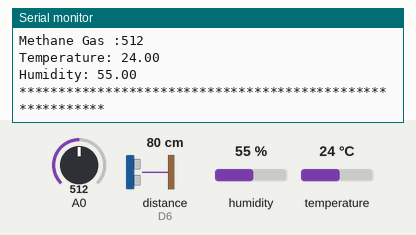
Recording of a sketch running on a simulated ESP8266 (NodeMCU). Shown: the last lines printed to the serial monitor. Wiring (inferred from the names in the program): ultrasonic range finder: trigger D7; echo D6. The inputs (shaded band) are chosen by the test bench; at power-on: distance to the obstacle (sensor on D6) 80 cm, humidity 55 %, A0 = 512, temperature 24 °C. The echo pulse lasts 58.3 µs per cm; WiFi joins after 1.5 s; servers stay silent unless stated.

Above: at 2.8 s.
2.9 s: distance to the obstacle (sensor on D6) set to 2 cm
10.2 s: humidity set to 22 %
At 17.2 s:
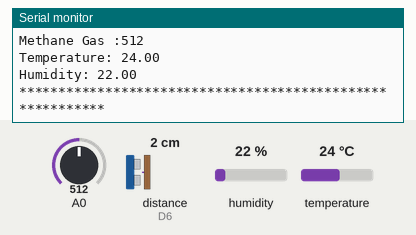
17.5 s: A0 set to 716
24.8 s: temperature set to 12 °C
At 31.8 s:
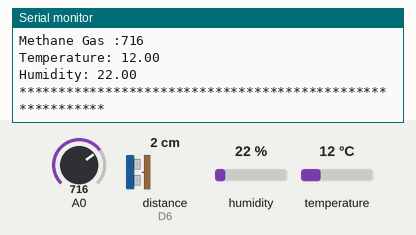
32.1 s: distance to the obstacle (sensor on D6) set to 4 cm
39.4 s: A0 set to 992
Timing chart, 0 to 42.4 s (numbered marks = the images above; inputs shaded):
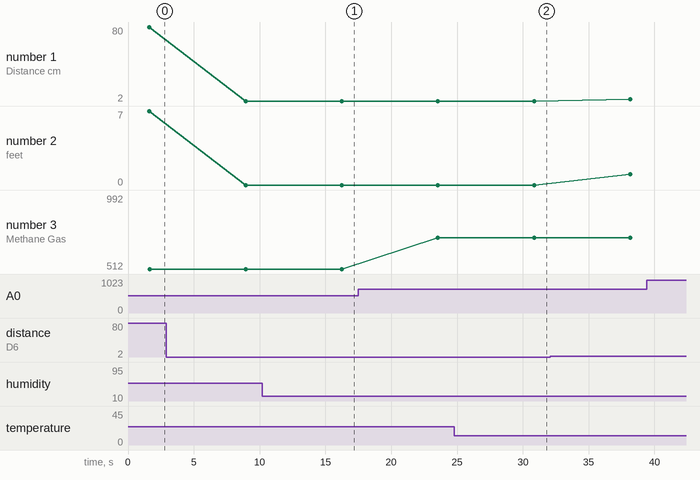

The sketch:

Combined_sensors.ino
```cpp
#include <ESP8266WiFi.h>
#include <DHT.h>
#include <ThingSpeak.h>

DHT dht(D5, DHT11);
 bool test=true;
 int n;

//const int trigPin = D5;
const int trigPin = D7;
const int echoPin = D6;

long duration;
int distance,distance_cm,feet,inch;
float distance_in;


WiFiClient client;

long myChannelNumber = 1271584;
const char myWriteAPIKey[] = "VNIXN6FBA3C66XSL";

void setup() {
  // put your setup code here, to run once:

  pinMode(trigPin, OUTPUT); // Sets the trigPin as an Output
  pinMode(echoPin, INPUT); // Sets the echoPin as an Input
  Serial.begin(9600);
  WiFi.begin("hotspot", "wifi1808004");
  while(WiFi.status() != WL_CONNECTED)
  {
    if(WiFi.status() == WL_CONNECT_FAILED)
    {
      Serial.print("Unable to connect:(\n");
    }
    delay(200);
    Serial.print("Connecting..\n");
  }
  Serial.println();
  Serial.println("NodeMCU is connected!");
  Serial.println(WiFi.localIP());
  dht.begin();
  ThingSpeak.begin(client);
}

void loop() {

  // Clears the trigPin
digitalWrite(trigPin, LOW);
delayMicroseconds(2);

// Sets the trigPin on HIGH state for 10 micro seconds
digitalWrite(trigPin, HIGH);
delayMicroseconds(10);
digitalWrite(trigPin, LOW);

// Reads the echoPin, returns the sound wave travel time in microseconds
duration = pulseIn(echoPin, HIGH);

// Calculating the distance
distance= duration*0.034/2;
distance_cm = ( duration / 29 ) / 2;
distance_in = distance_cm * 0.393701;
feet=(int)distance_in/12;
inch=(int)distance_in%12;
// Prints the distance on the Serial Monitor
//Serial.print("Distance: ");
//Serial.println(distance);
Serial.print("Distance(cm):"+String(distance_cm)+"cm ");
//Serial.print(" Distance(inch):"+String(distance_in));
Serial.print(" Distance(feet):"+String(feet)+"feet "+String(inch)+"in");
Serial.print("\n");

  n=analogRead(A0);
  Serial.println("Methane Gas :"+(String)n);

  // put your main code here, to run repeatedly:
  float h = dht.readHumidity();
  float t = dht.readTemperature();
  Serial.println("Temperature: " + (String) t);
  Serial.println("Humidity: " + (String) h);
  Serial.println("**********************************************************");

   ThingSpeak.writeField(myChannelNumber, 1, h, myWriteAPIKey);
   delay(1500);
   ThingSpeak.writeField(myChannelNumber, 2, t, myWriteAPIKey);
   delay(1500);
   ThingSpeak.writeField(myChannelNumber, 3, n, myWriteAPIKey);
  delay(1500);
   ThingSpeak.writeField(myChannelNumber, 4, (float)distance_in/12, myWriteAPIKey);
  delay(1500);

}
```

Measured:
- after the input at 10.2 s, the serial monitor: prints a new line after 6.1 s (image 1)
- after the input at 24.8 s, the serial monitor: prints a new line after 6.1 s (image 2)
- plotted number 1: 2 → 4 after the input at 32.1 s
- plotted number 2: 7 → 0 after the input at 2.9 s, 0 → 1 after the input at 32.1 s
- plotted number 3: 512 → 716 after the input at 17.5 s, 716 → 992 after the input at 39.4 s
